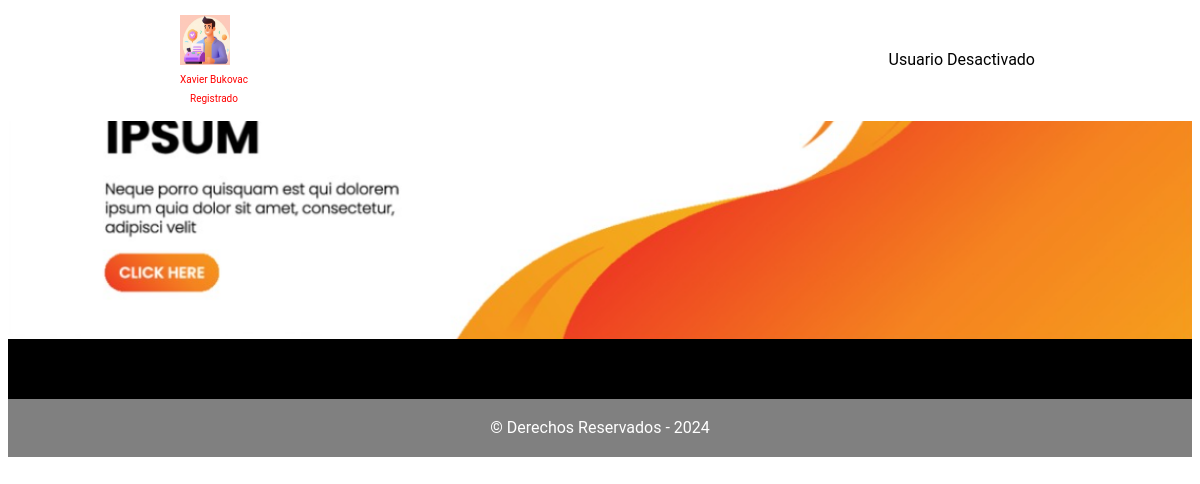
Screenshot of /Registro/php/pantalla_inicial.php?usuarioId=2 with the database file from the repository.
### tables this page shows
CREATE TABLE `usuariodatos`  (
  `usuarioDatosId` int NOT NULL AUTO_INCREMENT,
  `usuarioId` int NOT NULL,
  `UsuarioDatosNombre` text NOT NULL,
  `UsuarioDatosApellido` text NOT NULL,
  PRIMARY KEY (`usuarioDatosId`) USING BTREE
);

CREATE TABLE `permisos`  (
  `permisosId` int NOT NULL AUTO_INCREMENT,
  `usuarioId` int NOT NULL,
  `permisoNombre` text NOT NULL,
  `permisoCod` int NOT NULL,
  `permisoActivo` int NOT NULL DEFAULT 1,
  PRIMARY KEY (`permisosId`) USING BTREE
);

### Registro/php/pantalla_inicial.php (the view, shortened to what this page needs)
<?php
	include("../conn/conecmysql.php");
	$usuario_id = $_REQUEST['usuarioId'];
	$usuario_activo = $_REQUEST['usuarioActivo'];
	$sql = "SELECT * FROM usuariodatos WHERE usuarioId = '$usuario_id'";
	$query = mysqli_query($conexion, $sql);
	while ($row = mysqli_fetch_array($query)){
		$usuario_nombre = $row['UsuarioDatosNombre'];
		$usuario_apellido = $row['UsuarioDatosApellido'];
	}
	$sql2 = "SELECT * FROM permisos WHERE usuarioId = '$usuario_id'";
	$query2 = mysqli_query($conexion, $sql2);
	while ($row2 = mysqli_fetch_array($query2)){
		$permiso_nombre = $row2['permisoNombre'];
		$permiso_cod = $row2['permisoCod'];
	}
?>
<!DOCTYPE html>
<html>
<head>
	<link rel="stylesheet" type="text/css" href="../css/normalize.css">
	<link rel="stylesheet" type="text/css" href="../css/style.css">
</head>
<body>
	<header>
	<div class='container'>
		<a href="../index.php">
			<img src="../img/logo.png" height="50px" class="header-logo">
			<div align="center"><font size="1px"><?=$usuario_nombre." ".$usuario_apellido?></font>
			</div>
			<div align="center"><font size="1px"><?=$permiso_nombre?></font>
			</div>
		</a>
		<?php
			if($usuario_activo==1){
		?>
		<nav>
			<a href='pantalla_inicial.php?usuarioId=<?=$usuario_id ?>&usuarioActivo=<?=$usuario_activo?>'>Inicio</a>
			<a href="datos.php?usuarioId=<?=$usuario_id ?>&usuarioActivo=<?=$usuario_activo?>">Datos Personales</a>
			<a href="registro.php?usuarioId=<?=$usuario_id ?>&usuarioActivo=<?=$usuario_activo?>">Registros</a>
			<?php
			if($permiso_cod==1){
			?>
			<a href="usuarios.php?usuarioId=<?=$usuario_id ?>&usuarioActivo=<?=$usuario_activo?>">Usuarios</a>
			<?php } ?>
		</nav>
	<?php }else{
		echo "Usuario Desactivado";
	} ?>
	</div>
</header>
<main>
		<section id="inicio">
			<img src="../img/banner.png">
			<div class="bloque-inicio">
				<h1>Bienvenido </h1>
			</div>
		</section>
</main>
</body>
<footer>
			<div class="barra-footer">
				&copy; Derechos Reservados - 2024
			</div>
	</footer>
</html>

### Registro/css/style.css (style rules this page uses)
* { box-sizing: border-box; }
body { font-family: Roboto; background-image: url(); background-repeat: no-repeat; background-position: center; }
a { display: inline-block; }
header { padding: 15px 0; position: fixed; top: 0; left: 0; width: 100%; z-index: 2; background-color: white; }
header .container { display: flex; justify-content: space-between; align-items: center; }
header .container .header-logo { width: 50px; }
header .container a { color: red; text-decoration: none; margin: 0 15px; }
.container { width: 900px; margin: 0 auto; padding-right: 15px; padding-left: 15px; position: relative; }
#inicio { position: relative; }
#inicio img { width: 100%; display: block; }
#inicio .bloque-inicio { position: absolute; top: 35%; left: 50%; width: 400px; text-align: center; margin-left: -200px; }
#inicio .bloque-inicio h1 { color: white; font-size: 30px; }
footer { background-color: rgb(0, 0, 0); color: rgb(255, 255, 255); padding-top: 60px; }
footer .barra-footer { background-color: grey; text-align: center; padding-left: 15px; padding-right: 15px; padding-top: 20px; padding-bottom: 20px; }

### rows the page displays
usuariodatos: UsuarioDatosNombre "Xavier", UsuarioDatosApellido "Bukovac"
permisos: permisoNombre "Registrado"
